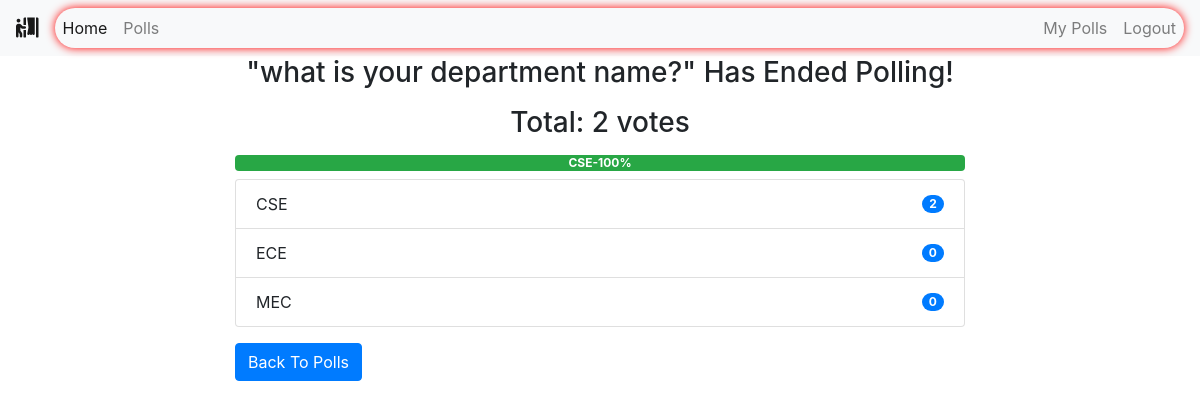
Page /polls/end/2/ (signed in) on the committed database.
### polls/models.py (models this page shows, shortened)
class Poll(models.Model):
    owner = models.ForeignKey(User, on_delete=models.CASCADE)
    text = models.TextField()
    pub_date = models.DateTimeField(default=timezone.now)
    active = models.BooleanField(default=True)
    created_at = models.DateTimeField(auto_now_add=True)
    @property
    def get_vote_count(self):
        return self.vote_set.count()
    def get_result_dict(self):
        res = []
        for choice in self.choice_set.all():
            d = {}
            alert_class = ['primary', 'secondary', 'success',
                           'danger', 'dark', 'warning', 'info']
            d['alert_class'] = secrets.choice(alert_class)
            d['text'] = choice.choice_text
            d['num_votes'] = choice.get_vote_count
            if not self.get_vote_count:
                d['percentage'] = 0
            else:
                d['percentage'] = (choice.get_vote_count /
                                   self.get_vote_count)*100
            res.append(d)
        return res

class Choice(models.Model):
    poll = models.ForeignKey(Poll, on_delete=models.CASCADE)
    choice_text = models.CharField(max_length=255)
    created_at = models.DateTimeField(auto_now_add=True)
    updated_at = models.DateTimeField(auto_now=True)
    @property
    def get_vote_count(self):
        return self.vote_set.count()

### polls/views.py (the view)
# urls.py: path('end/<int:poll_id>/', views.end_poll, name='end_poll'),
@login_required
def end_poll(request, poll_id):
    poll = get_object_or_404(Poll, pk=poll_id)
    if request.user != poll.owner:
        return redirect('home')
    if poll.active is True:
        poll.active = False
        poll.save()
        return render(request, 'polls/poll_result.html', {'poll': poll})
    else:
        return render(request, 'polls/poll_result.html', {'poll': poll})

### polls/templates/polls/poll_result.html
{% extends 'base.html' %}
{% block content %}
<div class="container">
    {% if messages %}
    <div class="messages">
        {% for message in messages %}
        <div {% if message.tags %} class="{{ message.tags }}" {% endif %}>{{ message }}
            <button type="button" class="close" data-dismiss="alert" aria-label="Close">
                <span aria-hidden="true">&times;</span>
            </button>
        </div>
        {% endfor %}
    </div>
    {% else %}
    <div class="row">
        <div class="col-md-8 offset-sm-2">
            {% if poll.active %}
            <h3 class="mt-3 mb-3 text-center">Result for: {{ poll.text }}</h3>
            {% else %}
            <h3 class="mt-3 mb-3 text-center">"{{ poll.text }}" Has Ended Polling!</h3>
            {% endif %}
            <h3 class="mb-2 text-center">Total: {{ poll.get_vote_count }} votes</h3>
            <div class="progress mt-3 mb-2">
                {% for choice in poll.get_result_dict %}
                <div class="progress-bar bg-{{ choice.alert_class }}" role="progressbar" style="width: {{ choice.percentage }}%;"
                    aria-valuenow="30" aria-valuemin="0" aria-valuemax="100"><b>
                        {{choice.text|truncatewords:2}}-{{choice.percentage|floatformat}}%</b>
                </div>
                {% endfor %}
            </div>
            <ul class="list-group">
                {% for choice in poll.choice_set.all %}
                <li class="list-group-item d-flex justify-content-between align-items-center">
                    {{ choice.choice_text }}
                    <span class="badge badge-primary badge-pill">{{ choice.get_vote_count }}</span>
                </li>
                {% endfor %}
            </ul>
            {% endif %}
            <a class="btn btn-primary mt-3" href="{% url 'polls:list' %}" role="button">Back To Polls</a>
        </div>
    </div>
</div>
{% endblock content %}

### rows in the picture
Poll: text "what is your department name?", get_vote_count "2"
Choice: text "CSE", choice_text "CSE", get_vote_count "2"
Choice: choice_text "ECE", get_vote_count "0"
Choice: choice_text "MEC", get_vote_count "0"

### other values in the picture
{{ choice.percentage|floatformat }} "100"
